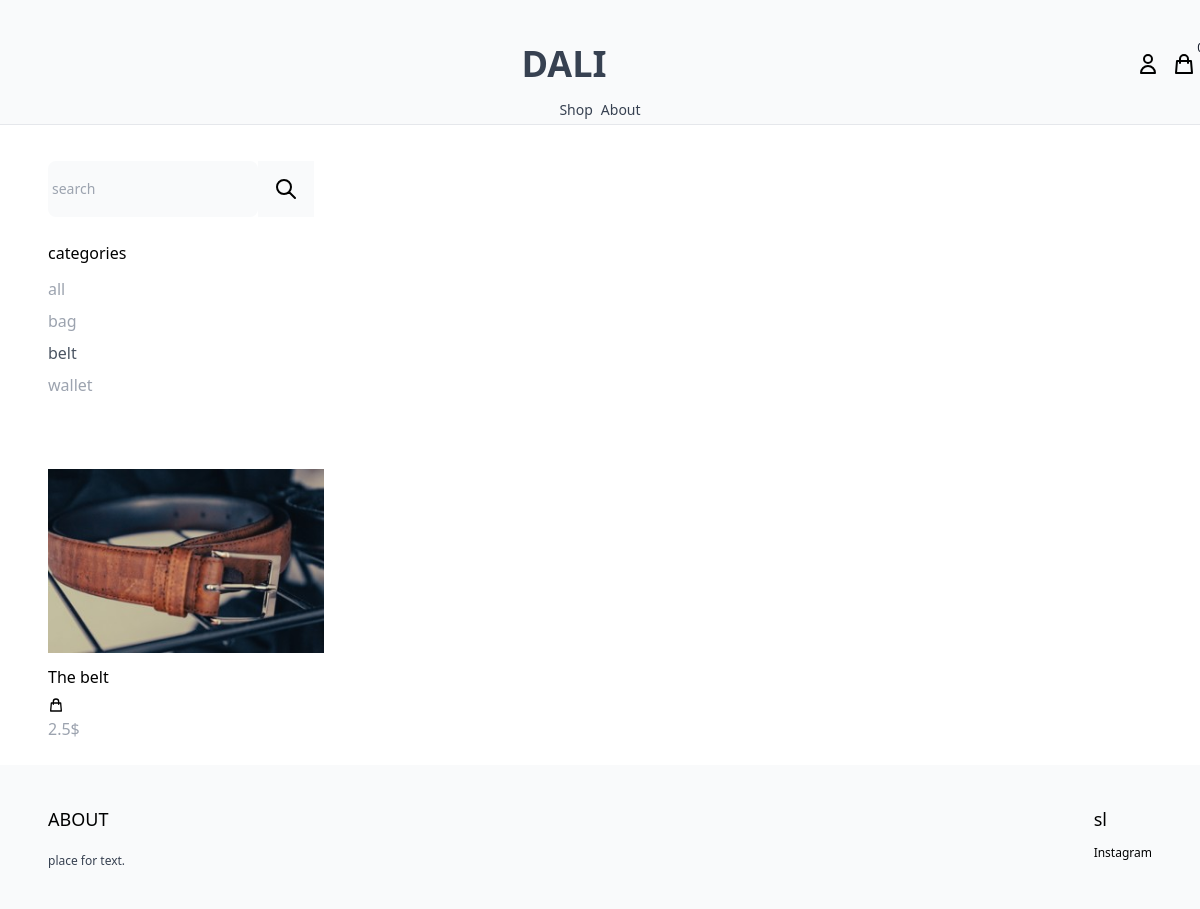
The app's page /shop/?category=belt with its own data.
### product/models.py (models this page shows, shortened)
class Category(models.Model):
    name = models.CharField(max_length=255)
    slug = models.SlugField()
    class Meta:
        ordering = ('name',)

class Product(models.Model):
    category = models.ForeignKey(Category, related_name='products', on_delete=models.CASCADE) #on delete cascade is used to delete the category if the product is deleted
    name = models.CharField(max_length=255)
    slug = models.SlugField()
    description = models.TextField(blank=True, null=True)  #aprasymas
    price = models.IntegerField() # kad matyti centus
    created_at = models.DateTimeField(auto_now_add=True) # kada sukurtas, automatiskai sukuria irasa
    image = models.ImageField(upload_to='uploads/', blank=True, null=True) #upload_to - img saving folder
    thumbnail = models.ImageField(upload_to='uploads/', blank=True, null=True) #upload_to - img saving folder
    class Meta:
        ordering = ('-created_at',) #  kad matyti sukurimo data
    def get_display_price(self):
        return self.price / 100 # kad matyti kainas in $
    def get_thumbnail(self): #get the thumbnail or check if it exists
        if self.thumbnail:
            return self.thumbnail.url # type: ignore

### core/views.py (the view)
# urls.py: path('shop/', shop, name='shop'),
def  shop(request):
    categories = Category.objects.all() #get all categories
    products = Product.objects.all() #get all products
    active_category = request.GET.get('category', '') #get the category from the url
    if active_category:
        products = products.filter(category__slug=active_category) #filters the products by category
    query = request.GET.get('query', '') #get the query from the url
    if query:
        products = products.filter(Q(name__icontains = query) | Q(description__icontains=query)) #icontains = insensitive  capital case, Q describtion is for similar search
    context = {'categories': categories,
               'products': products,
               'active_category': active_category
               }
    return render(request, 'core/shop.html', context) #render the shop page

### cart/cart.py (called while the page is built)
    def __len__(self):                                #get the length of the cart, how many items are in the cart
        return sum(item['quantity'] for item in self.cart.values())     #return the number of items in the cart

### cart/context_processors.py (called while the page is built)
def cart(request):
    cart = Cart(request)
    return {'cart': cart}   #pass the cart to the template

### core/Templates/core/shop.html (shortened to what this page needs)
{% extends "core/base.html"%} {%block content%}
<div class="max-w-6xl mx-auto flex-wrap item-start py-6 px-6 xl:px-0 ">
  <div class="filters w-full lg:w-1/4">
    <form method="get" action=".">
      <div class="flex text-sm ">
        <input
          name="query"
          type="text"
          class="p-1 bg-gray-50 border-10 text-0 rounded-lg"
          placeholder="search"
        />
        <button class="p-4 bg-gray-50 border-0">
          <svg
            xmlns="http://www.w3.org/2000/svg"
            class="h-6 w-6"
            fill="none"
            viewBox="0 0 24 24"
            stroke="currentColor"
            stroke-width="2"
          >
            <path
              stroke-linecap="round"
              stroke-linejoin="round"
              d="M21 21l-6-6m2-5a7 7 0 11-14 0 7 7 0 0114 0z"
            />
          </svg>
        </button>
      </div>
    </form>
    <h3 class="mt-6 mb-3">categories</h3>
    <ul class="space-y-2">
      <li>
        <a
          href="{% url 'shop' %}"
          class="{% if not active_category%}text-gray-600{%else%}text-gray-400 {%endif%}"
          >all</a
        >
      </li>
      {% for category in categories %}
      <li>
        <a
          href="{% url 'shop' %}?category={{category.slug}}"
          class="{% if category.slug == active_category%}text-gray-600{%else%}text-gray-400 {%endif%}"
          >{{category.name}}</a
        >
      </li>
      {% endfor %}
    </ul>
  </div>
  <div class="products w-full lg:w-3/4 -mt-4 flex items-baseline flex-wrap mt-10 space-x-3">
    {% for product in products %}
    {%include "product/partials/product_list_item.html"%}
    {% endfor %}
  </div>
</div>
{%endblock%}

### product/templates/product/partials/product_list_item.html
<div class="w-full md:w-1/3 xl:w-1/4 mt-8 ">
    <a href="{% url 'product' product.slug %}">
                  <img class="roundened-lg hover:shadow-lg" src="{{product.get_thumbnail}}" alt="">
      </a>
    <div class="pt-3 justify-between items-center">
      <a href="{% url 'product' product.slug %}">{{product.name}}</a>
      <a href="{% url 'product' product.slug %}" class="text-black-2000 hover:text-gray-400">
        <svg
          xmlns="http://www.w3.org/2000/svg"
          class="h-4 w-4 mt-2"
          fill="none"
          viewBox="0 0 24 24"
          stroke="currentColor"
        >
          <path
            stroke-linecap="round"
            stroke-linejoin="round"
            stroke-width="2"
            d="M16 11V7a4 4 0 00-8 0v4M5 9h14l1 12H4L5 9z"
          />
        </svg>
      </a>
    </div>
    <p class="pt-1 text-gray-400">{{product.get_display_price }}$</p>
  </div>

### records on screen
Category: name "bag"
Category: name "belt"
Category: name "wallet"
Product: get_thumbnail (picture), name "The belt", get_display_price "2.5"
